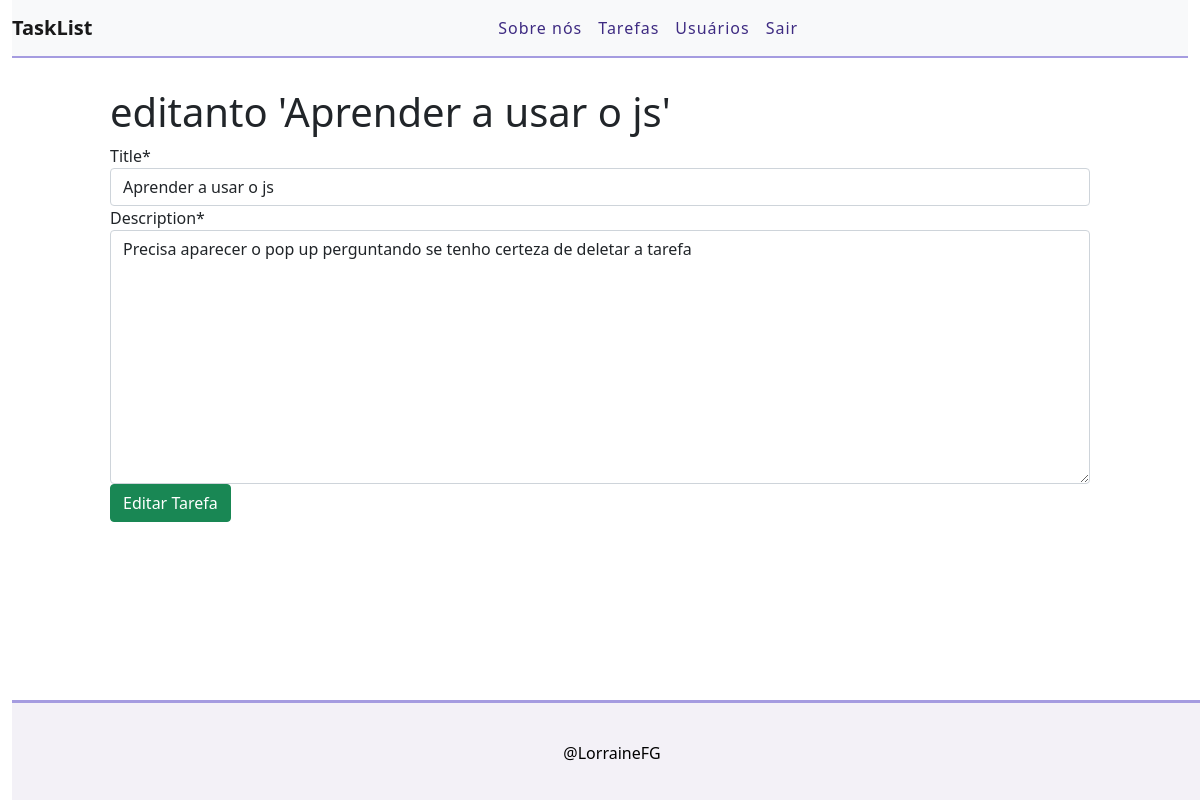
Screenshot of /edit/14 (signed in) with the database file from the repository.
### task/models.py (models this page shows, shortened)
class Task(models.Model):
    STATUS = (
        ('Doing', 'Doing'),
        ('Done', 'Done'),
    )
    title = models.CharField(max_length=255)
    description = models.TextField()
    done = models.CharField(max_length=5, choices=STATUS)
    user = models.ForeignKey(get_user_model(), on_delete=models.CASCADE)
    created_al = models.DateTimeField(auto_now_add=True)
    Uptade_al = models.DateTimeField(auto_now = True)

### task/views.py (the view)
# urls.py: path('edit/<int:id>', views.editTask, name = "edit-task"),
@login_required
def editTask(request, id):
  task = get_object_or_404(Task, pk=id)
  form = TaskForm(instance=task)
  if(request.method == 'POST'):
    form = TaskForm(request.POST, instance=task)
    if(form.is_valid()):
      task.save()
      return redirect ('/')
    else:
      return render(request, 'task/edittask.html', {'form':form, 'task':task})
  else:
    return render(request, 'task/edittask.html', {'form':form, 'task':task})

### task/forms.py
class TaskForm(forms.ModelForm):
    class Meta:
        model = Task
        fields = ('title', 'description')

### task/templates/task/edittask.html (shortened to what this page needs)
{% extends 'base.html' %}
{% load crispy_forms_tags%}
{% block content%}
<div class= "offset-1 col-10 list-div">
  <h1>editanto '{{task.title}}'</h1>
  <form method="POST">
      {{ form|crispy }}
    <input type="submit" class="btn btn-success" value="Editar Tarefa">
  </form>
</div>
{% endblock %}

### task/static/css/styles.css (style rules this page uses)
:root { --main-color: #3E2B82; --second-color: #a59ce0; --base-color: #f3f1f7; --text-main-color: black; --text-second-color: #000000; }
.list-div { padding: 0; }

### rows the page displays
Task: title "Aprender a usar o js", description "Precisa aparecer o pop up perguntando se tenho certeza de deletar a tarefa"
